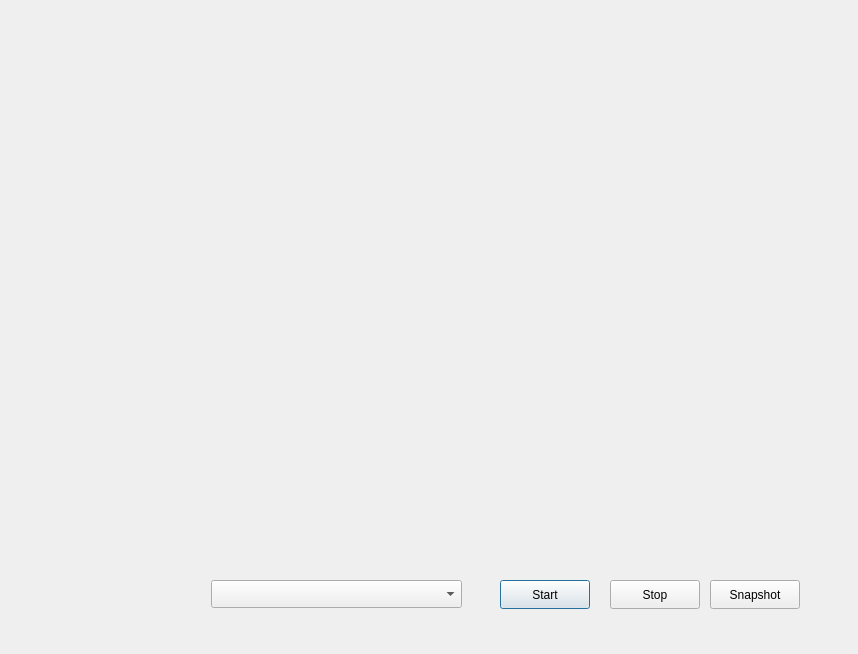
<?xml version="1.0" encoding="UTF-8"?>
<ui version="4.0">
 <class>myCamera</class>
 <widget class="QDialog" name="myCamera">
  <property name="geometry">
   <rect>
    <x>0</x>
    <y>0</y>
    <width>858</width>
    <height>654</height>
   </rect>
  </property>
  <property name="windowTitle">
   <string>Dialog</string>
  </property>
  <widget class="QPushButton" name="pushButton">
   <property name="geometry">
    <rect>
     <x>500</x>
     <y>580</y>
     <width>90</width>
     <height>29</height>
    </rect>
   </property>
   <property name="text">
    <string>Start</string>
   </property>
  </widget>
  <widget class="QPushButton" name="pushButton_2">
   <property name="geometry">
    <rect>
     <x>610</x>
     <y>580</y>
     <width>90</width>
     <height>29</height>
    </rect>
   </property>
   <property name="text">
    <string>Stop</string>
   </property>
  </widget>
  <widget class="QPushButton" name="pushButton_3">
   <property name="geometry">
    <rect>
     <x>710</x>
     <y>580</y>
     <width>90</width>
     <height>29</height>
    </rect>
   </property>
   <property name="text">
    <string>Snapshot</string>
   </property>
  </widget>
  <widget class="QComboBox" name="comboBox">
   <property name="geometry">
    <rect>
     <x>211</x>
     <y>580</y>
     <width>251</width>
     <height>28</height>
    </rect>
   </property>
  </widget>
 </widget>
 <resources/>
 <connections/>
</ui>
